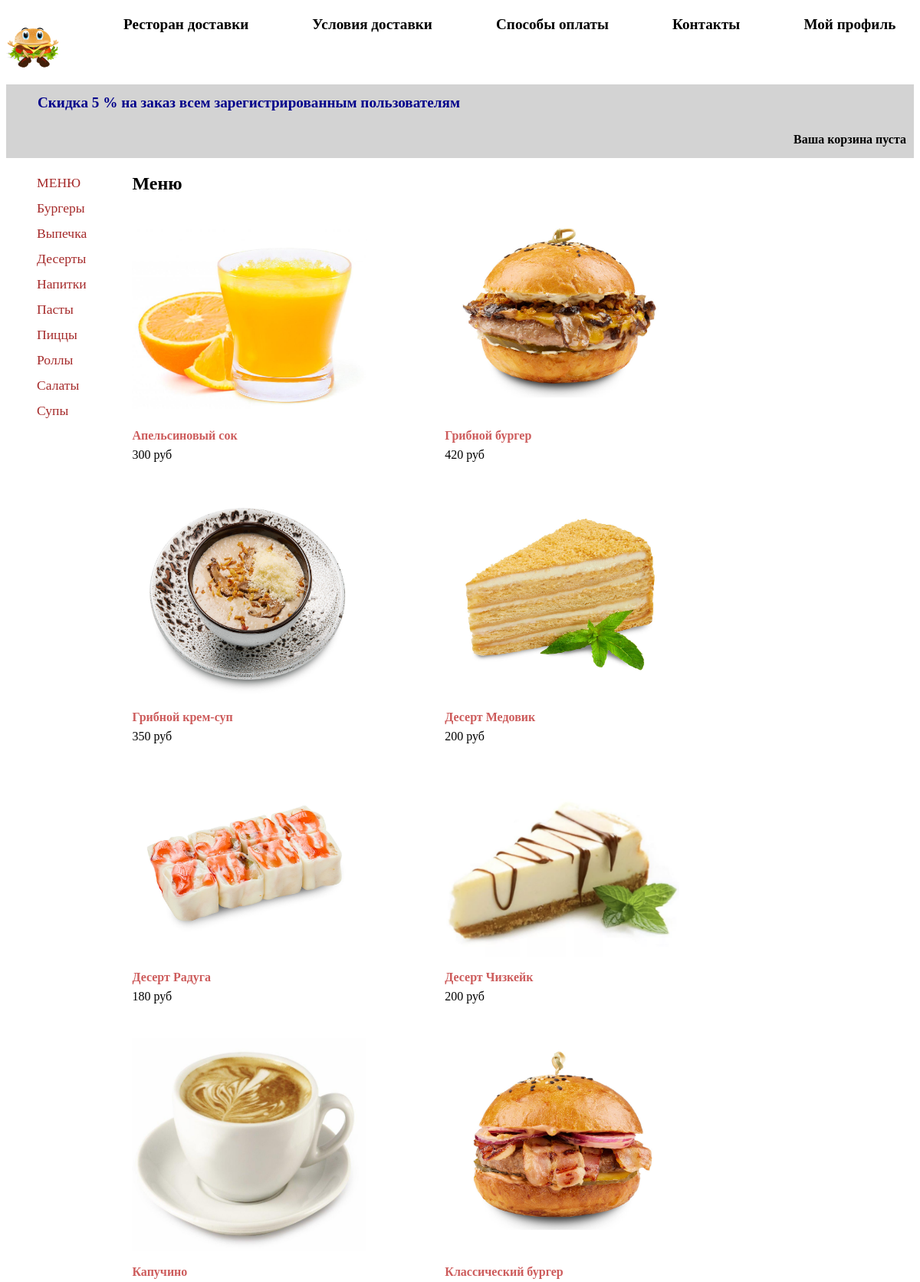
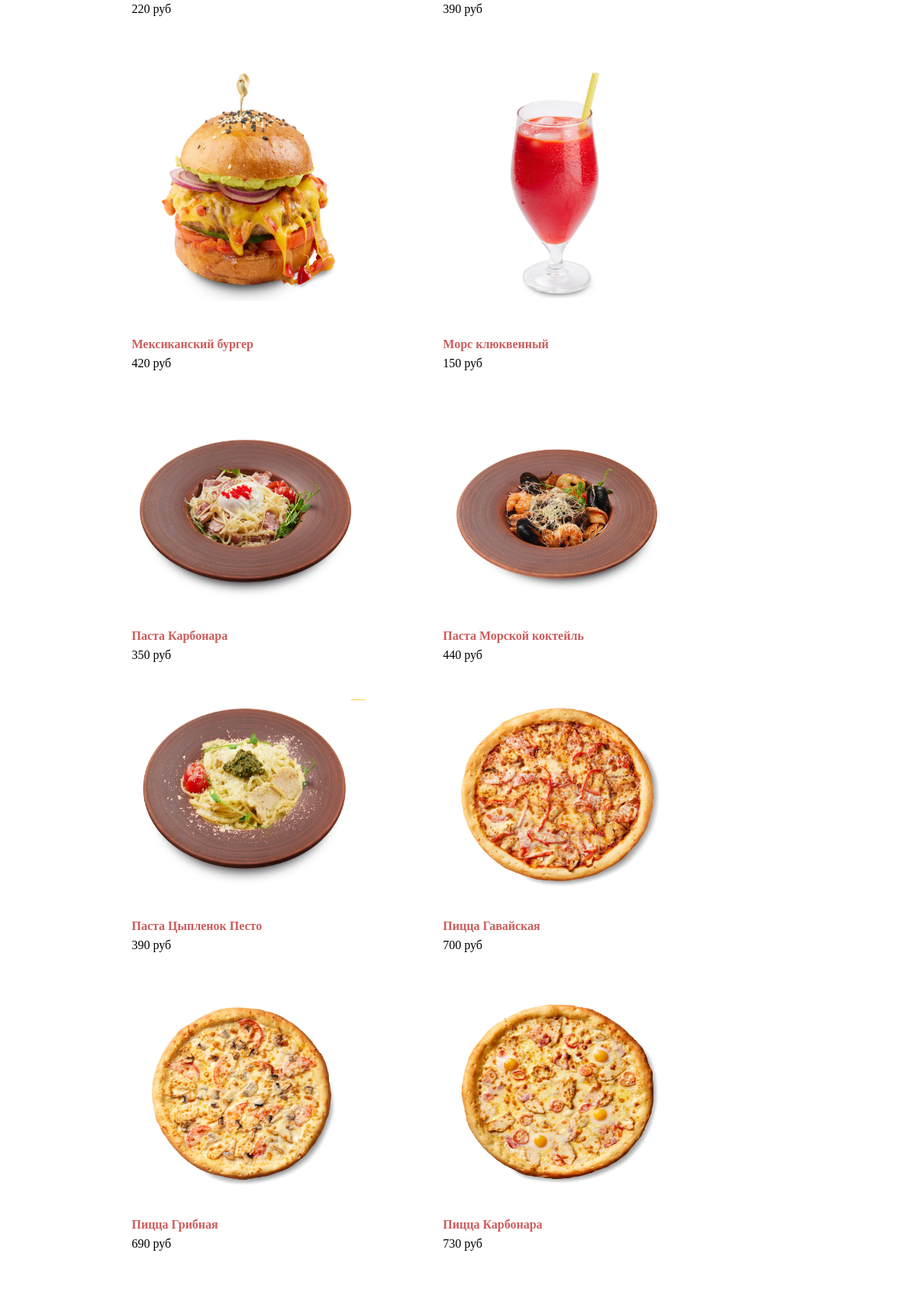
The page / (upper part) on the database its author committed (2 pictures, top to bottom).
### store/models.py (models this page shows, shortened)
class Category(models.Model):
    name = models.CharField(max_length=200, verbose_name='Категория')
    slug = models.SlugField(max_length=200)
    class Meta:
        ordering = ('name',)
        verbose_name_plural = 'Категории'
    def get_absolute_url(self):
        return reverse('product_list_by_category', args=[self.slug])

class Product(models.Model):
    category = models.ForeignKey(Category, on_delete=models.SET_NULL, null=True, verbose_name='Категория')
    name = models.CharField(max_length=200, verbose_name='Название')
    slug = models.SlugField(max_length=200)
    image = models.CharField(max_length=100, blank=True, null=True, verbose_name='Картинка')
    description = models.TextField(null=True, blank=True, verbose_name='Описание')
    price = models.DecimalField(max_digits=10, decimal_places=0, verbose_name='Цена')
    volume = models.CharField(max_length=50, null=True, verbose_name='Объем')
    available = models.BooleanField(default=True, verbose_name='Доступность товара')
    created = models.DateTimeField(auto_now_add=True, verbose_name='Дата создания')
    updated = models.DateTimeField(auto_now=True, verbose_name='Дата обновления')
    class Meta:
        ordering = ('name',)
        index_together = (('id', 'slug'),)
        verbose_name_plural = 'Товары'
    def get_absolute_url(self):
        return reverse('product_detail', args=[self.id, self.slug])

### store/views.py (the view)
# urls.py: path('', views.product_list, name='home'),
def product_list(request, category_slug=None):
    category = None
    categories = Category.objects.all()
    products = Product.objects.filter(available=True)
    if category_slug:
        category = get_object_or_404(Category, slug=category_slug)
        products = products.filter(category=category)
    data = {'category': category, 'categories': categories, 'products': products}
    return render(request, 'store/product_list.html', data)

### store/cart.py (called while the page is built)
    def __len__(self):
        return sum(item['quantity'] for item in self.cart.values())

### store/context_processors.py (called while the page is built)
def cart(request):
    return {'cart': Cart(request)}

### templates/store/product_list.html (shortened to what this page needs)
{% extends "index.html" %}
{% load static %}
{% block content %}
    <div id="sidebar">
        <ul>
            <li {% if not category %}class="selected"{% endif %}>
                <a href="{% url "home" %}">МЕНЮ</a>
            </li>
            {% for c in categories %}
                <li >
                    <a href="{{ c.get_absolute_url }}">{{ c.name }}</a>
                </li>
            {% endfor %}
        </ul>
    </div>
    <div class="pl-header">
        <h2>{% if category %}
            {{ category.name }}
        {% else %}Меню
        {% endif %}</h2>
        <div class="product-list">
            {% for product in products %}
                <div class="item">
                    <a href="{{ product.get_absolute_url }}">
                        <img src="{% if product.image %}{% static product.image %}
                              {% else %}{% static "img/no_image.png" %}
                              {% endif %}">
                    </a>
                    <br>
                    <a href="{{ product.get_absolute_url }}">{{ product.name }}</a>
                    <br>
                    <div id="price">{{ product.price }} руб</div>
                </div>
            {% endfor %}
        </div>
    </div>
{% endblock %}

### store/static/css/base.css (style rules this page uses)
body { font-family: Tahoma, serif; }

### store/static/css/product_list.css (style rules this page uses)
#sidebar { display: flex; flex-direction: column; margin-right: 5%; }
#sidebar ul { list-style-type: none; line-height: 2em; }
#sidebar ul li a { color: brown; text-decoration: none; font-size: 1.1em; }
.pl-header { display: flex; flex-direction: column; }
.product-list { display: flex; flex-direction: row; flex-wrap: wrap; }
.item { flex-basis: 40%; flex-direction: column; padding-bottom: 3%; }
.item img { width: 75%; height: 75%; }
.item a { text-decoration: none; color: indianred; line-height: 2em; font-weight: bolder; text-align: center; }

### rows shown on the page
Category: name "Бургеры"
Category: name "Выпечка"
Category: name "Десерты"
Category: name "Напитки"
Category: name "Пасты"
Category: name "Пиццы"
Category: name "Роллы"
Category: name "Салаты"
Category: name "Супы"
Product: image (picture), name "Апельсиновый сок", price "300"
Product: image (picture), name "Грибной бургер", price "420"
Product: image (picture), name "Грибной крем-суп", price "350"
Product: image (picture), name "Десерт Медовик", price "200"
Product: image (picture), name "Десерт Радуга", price "180"
Product: image (picture), name "Десерт Чизкейк", price "200"
Product: image (picture), name "Капучино", price "220"
Product: image (picture), name "Классический бургер", price "390"
Product: image (picture), name "Мексиканский бургер", price "420"
Product: image (picture), name "Морс клюквенный", price "150"
Product: image (picture), name "Паста Карбонара", price "350"
Product: image (picture), name "Паста Морской коктейль", price "440"
Product: image (picture), name "Паста Цыпленок Песто", price "390"
Product: image (picture), name "Пицца Гавайская", price "700"
Product: image (picture), name "Пицца Грибная", price "690"
Product: image (picture), name "Пицца Карбонара", price "730"
